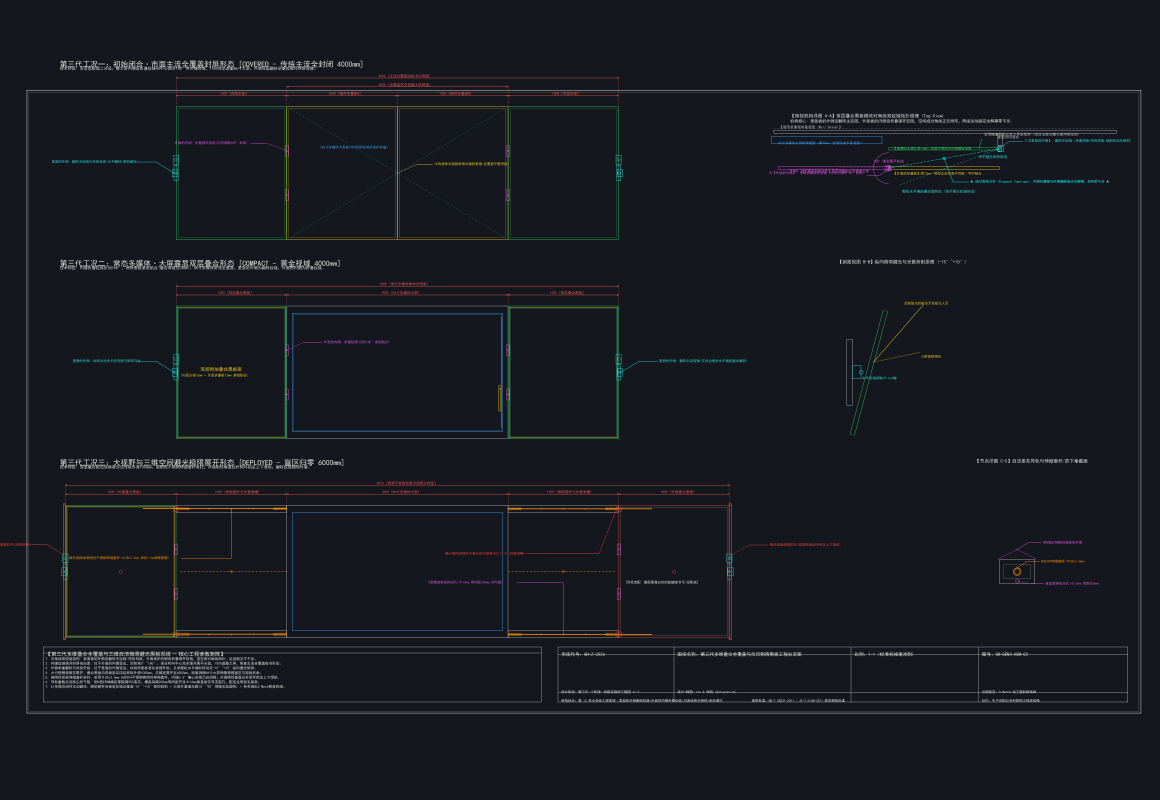
#> input picture 01-CAD工程图纸/第三代多维叠合翻转全覆盖与三维自洁侧滑黑板系统_全系统工程总装与运动机构图_4K_v1.2.png, 5800 x 4000 px, found by its file name (shown at 1/5 size)
$ python generate_report.py
#> lines starting #> are read from the running program, lines starting #| are printed output that depends on the picture
# -*- coding: utf-8 -*-
"""
面向 VLM 赋能教室光环境的多维教学黑板机构学设计与代际拓扑演进
第一阶段技术测验报告：机械拓扑构型重构、运动学解耦与 CAD 数字化工程图学验证（第一部分·机械构型与制图篇）
自动生成与 Typst 编译脚本 (v1.0 独立命名交付版)
日期: 2026-09-12
审核轮数: 第 14 轮全系统工程技术审核 (Review Round 14)
"""

import os
import subprocess
from PIL import Image

REPORT_DIR = r"/mnt/d/Desktop/pjhb/04-汇报与交付报告"
TYP_FILE = os.path.join(REPORT_DIR, "面向VLM赋能教室光环境的多维教学黑板机构学设计与代际拓扑演进_第一阶段技术测验报告_v1.0.typ")
PDF_FILE = os.path.join(REPORT_DIR, "面向VLM赋能教室光环境的多维教学黑板机构学设计与代际拓扑演进_第一阶段技术测验报告_v1.0.pdf")

# 1. 确保精确切片最新就绪
IMG_4K = r"/mnt/d/Desktop/pjhb/01-CAD工程图纸/第三代多维叠合翻转全覆盖与三维自洁侧滑黑板系统_全系统工程总装与运动机构图_4K_v1.2.png"
im = Image.open(IMG_4K)
#> im is the input picture: PIL image 5800x4000 RGB; mean R, G, B 23.8, 27.5, 32.9

IMG_W = 5800
IMG_H = 4000
WORLD_X1 = -3500.0
WORLD_X2 = 6800.0
WORLD_Y1 = -350.0
WORLD_Y2 = 5450.0
PAD_X = 50
PAD_Y = 50
DRAW_W = IMG_W - 2 * PAD_X
DRAW_H = IMG_H - 2 * PAD_Y
SCALE_X = DRAW_W / (WORLD_X2 - WORLD_X1)
SCALE_Y = DRAW_H / (WORLD_Y2 - WORLD_Y1)
SCALE = min(SCALE_X, SCALE_Y)
OFFSET_X = PAD_X + (DRAW_W - (WORLD_X2 - WORLD_X1) * SCALE) / 2.0
OFFSET_Y = PAD_Y + (DRAW_H - (WORLD_Y2 - WORLD_Y1) * SCALE) / 2.0

def to_px(wx, wy):
    px = OFFSET_X + (wx - WORLD_X1) * SCALE
    py = IMG_H - (OFFSET_Y + (wy - WORLD_Y1) * SCALE)
    return px, py

# 俯视机构详图 A-A: wx: 2500..6500, wy: 4100..5450
p1 = to_px(2500, 5450)
p2 = to_px(6500, 4100)
im.crop((int(min(p1[0], p2[0])), int(min(p1[1], p2[1])), int(max(p1[0], p2[0])), int(max(p1[1], p2[1])))).save(os.path.join(REPORT_DIR, 'detail_top_view_aa.png'))
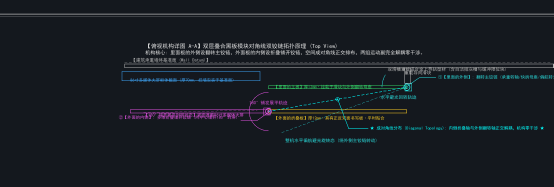
#> saved as detail_top_view_aa.png: PIL image 2213x747 RGB (shown at 1/4 size); mean R, G, B 25, 29.9, 35.9

# 工况一 (全覆盖): wx: -3300..2300, wy: 3950..5450
p1 = to_px(-3300, 5450)
p2 = to_px(2300, 3950)
im.crop((int(min(p1[0], p2[0])), int(min(p1[1], p2[1])), int(max(p1[0], p2[0])), int(max(p1[1], p2[1])))).save(os.path.join(REPORT_DIR, 'detail_cond1_covered.png'))
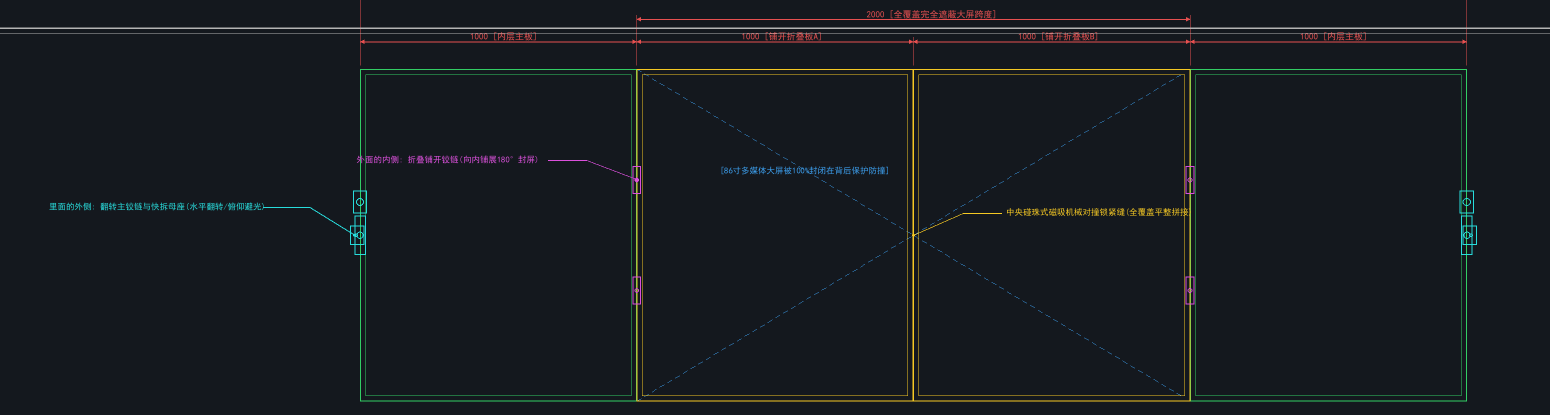
#> saved as detail_cond1_covered.png: PIL image 3099x830 RGB (shown at 1/2 size); mean R, G, B 23.5, 27.5, 32.1

# 工况二 (常态叠合): wx: -3300..2300, wy: 2150..3750
p1 = to_px(-3300, 3750)
p2 = to_px(2300, 2150)
im.crop((int(min(p1[0], p2[0])), int(min(p1[1], p2[1])), int(max(p1[0], p2[0])), int(max(p1[1], p2[1])))).save(os.path.join(REPORT_DIR, 'detail_cond2_compact.png'))

# 工况三 (极限侧滑): wx: -3500..3500, wy: 350..1950
p1 = to_px(-3500, 1950)
p2 = to_px(3500, 350)
im.crop((int(min(p1[0], p2[0])), int(min(p1[1], p2[1])), int(max(p1[0], p2[0])), int(max(p1[1], p2[1])))).save(os.path.join(REPORT_DIR, 'detail_cond3_deployed.png'))
#> (the rest of the program and of its run is left out)
